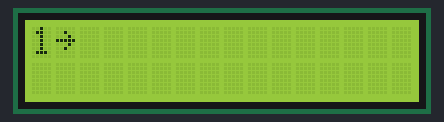
Bench run of a sketch on a simulated Arduino Uno, built with avr-gcc and run on an emulated ATmega328P. Shown: 16×2 character LCD.

Above: at 1.1 s.
At 5.1 s:
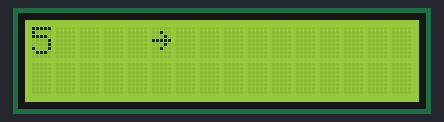
At 10.2 s:
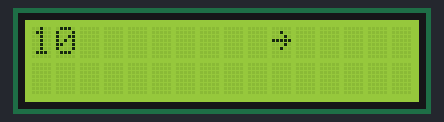
At 19.2 s:
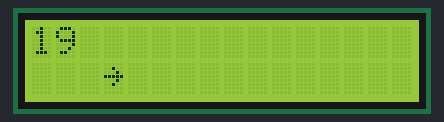
At 28.3 s:
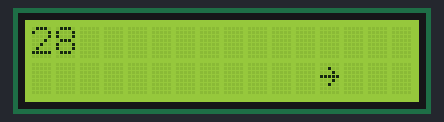
At 38.3 s:
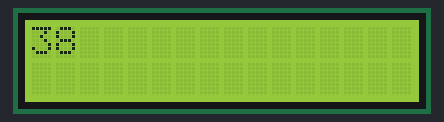

The sketch:

example-lcd-i2c.ino
```cpp
// Authors: Jake Gustafson, Arduino_uno_guy
// based on "I2C Liquid Crystal Displays"
// |———————————————————————————————————————————————————————|
// |  made by Arduino_uno_guy 11/13/2019                   |
// |   https://create.arduino.cc/projecthub/arduino_uno_guy|
// |———————————————————————————————————————————————————————|


#include <LiquidCrystal_I2C.h>

#include  <Wire.h>

//initialize the liquid crystal library
//the first parameter is  the I2C address
//the second parameter is how many rows are on your screen
//the  third parameter is how many columns are on your screen
LiquidCrystal_I2C lcd(0x27,  16, 2);

int counter = 0;
const char cursorChar = '\x7E'; // Right-pointing arrow (fallback)
String cursorStr = "\x7E";

void setup() {

  //initialize lcd screen
  lcd.init();
  // turn on the backlight
  lcd.backlight();
}
void loop() {
  //wait  for a second
  delay(1000);
  // tell the screen to write on the top row
  int x = counter % 16;
  int y = (int)(counter / 16) % 2;
  String thisCursor = (((int)(counter / 32) % 2) == 0) ? cursorStr : " ";
  char thisCursorChar = (((int)(counter / 32) % 2) == 0) ? cursorChar : ' ';
  lcd.setCursor(x,y);
  // tell the screen to write “hello, from” on the top  row
  // lcd.print("Hello, From");
  // tell the screen to write on the bottom  row
  //lcd.setCursor(0,1);
  // tell the screen to write “Arduino_uno_guy”  on the bottom row
  // you can change whats in the quotes to be what you want  it to be!
  //lcd.print("Arduino_uno_guy");
  lcd.write(' '); // write accepts (and *assumes*) char not int/String
  lcd.write(thisCursorChar); // write accepts (and *assumes*) char not int/String
  counter++;
  lcd.setCursor(0,0);
  lcd.print(counter); // String (formats non-String automatically)
}
```

Measured:
- what the display in image 0 shows lasts 1.0 s, from 1.1 s to 2.1 s
